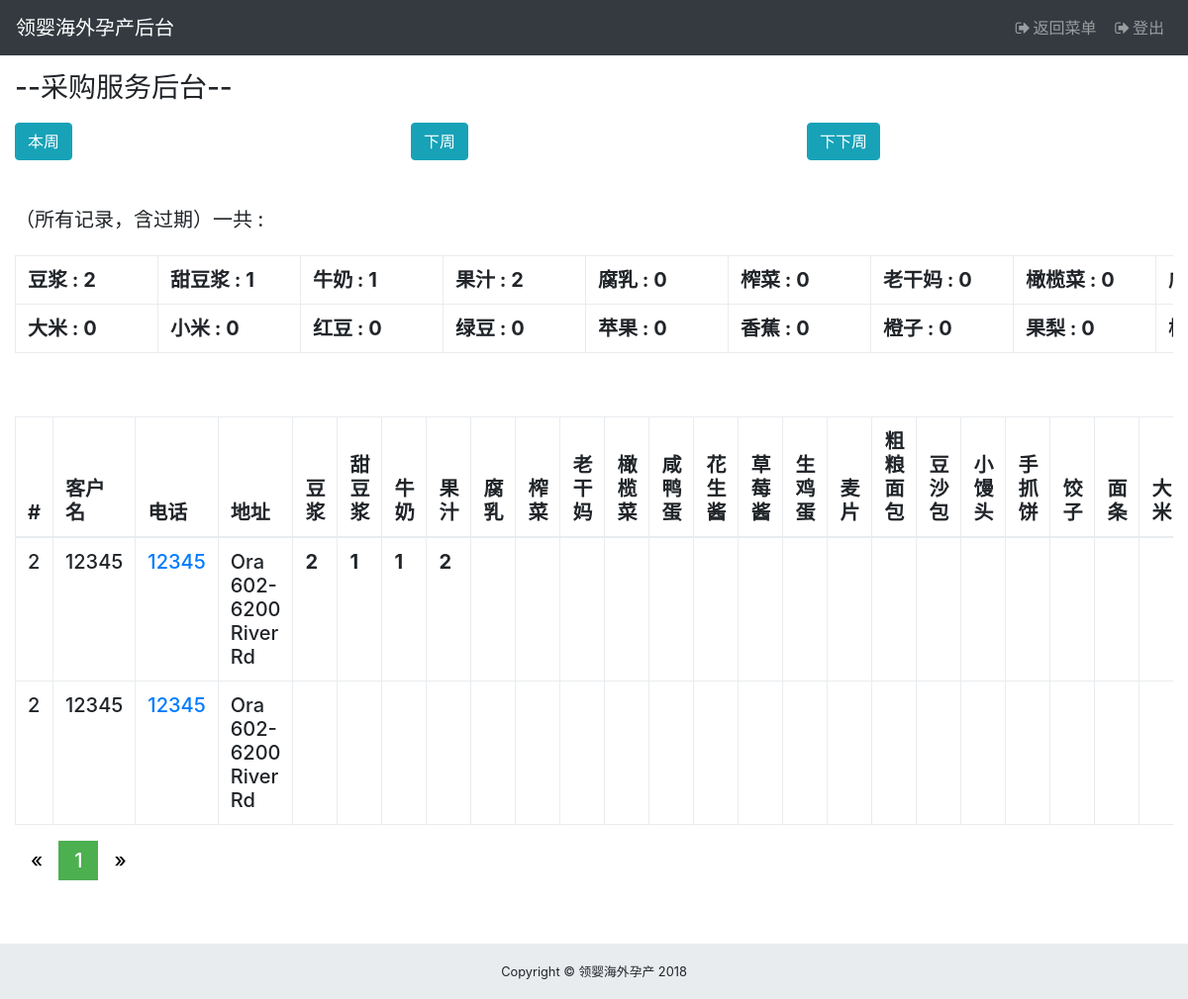
The app's page /admin/admin_purchase.php?pageType=summary (signed in) with its own data.
### tables this page shows
CREATE TABLE `users` (
  `uid` int(5) NOT NULL,
  `username` varchar(10) NOT NULL,
  `phone` bigint(50) NOT NULL,
  `email` varchar(50) NOT NULL,
  `password` varchar(100) NOT NULL,
  `weChat` varchar(50) NOT NULL,
  `timeDeliver` varchar(50) NOT NULL,
  `create_time` date NOT NULL,
  `role` varchar(10) DEFAULT NULL,
  `salt` varchar(6) NOT NULL,
  `address` varchar(100) DEFAULT NULL,
  `flight` int(5) DEFAULT '1',
  `special_medical` int(2) DEFAULT '0',
  `pickup` int(5) DEFAULT NULL,
  `pickupTotal` int(20) DEFAULT NULL,
  `medicals` int(5) DEFAULT NULL,
  `medicalsTotal` int(20) DEFAULT NULL,
  `isActive` int(2) DEFAULT NULL
);

CREATE TABLE `purchase_service` (
  `pid` int(10) NOT NULL,
  `user` varchar(10) NOT NULL,
  `serviceToken` varchar(10) NOT NULL,
  `property` varchar(10) NOT NULL,
  `date` datetime NOT NULL,
  `origin_address` varchar(100) NOT NULL,
  `doujiang` int(5) DEFAULT NULL,
  `tiandoujiang` int(5) DEFAULT NULL,
  `niunai` int(5) DEFAULT NULL,
  `guozhi` int(5) DEFAULT NULL,
  `furu` int(5) DEFAULT NULL,
  `zhacai` int(5) DEFAULT NULL,
  `laoganma` int(5) DEFAULT NULL,
  `ganlancai` int(5) DEFAULT NULL,
  `xianyadan` int(5) DEFAULT NULL,
  `huashengjiang` int(5) DEFAULT NULL,
  `caomeijiang` int(5) DEFAULT NULL,
  `shengjidan` int(5) DEFAULT NULL,
  `maipian` int(5) DEFAULT NULL,
  `culiangmianbao` int(5) DEFAULT NULL,
  `doushabao` int(5) DEFAULT NULL,
  `xiaomantou` int(5) DEFAULT NULL,
  `shouzhuabing` int(5) DEFAULT NULL,
  `jiaozi` int(5) DEFAULT NULL,
  `miantiao` int(5) DEFAULT NULL,
  `dami` int(5) DEFAULT NULL,
  `xiaomi` int(5) DEFAULT NULL,
  `hongdou` int(5) DEFAULT NULL,
  `lvdou` int(5) DEFAULT NULL,
  `pingguo` int(5) DEFAULT NULL,
  `xiangjiao` int(5) DEFAULT NULL,
  `chengzi` int(5) DEFAULT NULL,
  `guoli` int(5) DEFAULT NULL,
  `juzi` int(5) DEFAULT NULL,
  `xihongshi` int(5) DEFAULT NULL,
  `bocai` int(5) DEFAULT NULL,
  `digua` int(5) DEFAULT NULL,
  `huanggua` int(5) DEFAULT NULL,
  `tudou` int(5) DEFAULT NULL,
  `you` int(5) DEFAULT NULL,
  `yan` int(5) DEFAULT NULL,
  `jiang` int(5) DEFAULT NULL,
  `cu` int(5) DEFAULT NULL,
  `tang` int(5) DEFAULT NULL,
  `locker` int(2) DEFAULT NULL,
  `finish` int(2) DEFAULT NULL
);

### admin/model/admin.purchase.php (the view, shortened to what this page needs)
<?php if(!defined('In_System')) exit("Access Denied");
Class Purchase{
    public $time = "";
    public $itemList = ["doujiang","tiandoujiang","niunai","guozhi","furu","zhacai","laoganma","ganlancai","xianyadan","huashengjiang","caomeijiang","shengjidan","maipian","culiangmianbao","doushabao","xiaomantou","shouzhuabing","jiaozi","miantiao","dami","xiaomi","hongdou","lvdou","pingguo","xiangjiao","chengzi","guoli","juzi","xihongshi","bocai","digua","huanggua","tudou","you","yan","jiang","cu","tang"];
    public $itemChineseList = ["豆浆","甜豆浆","牛奶","果汁","腐乳","榨菜","老干妈","橄榄菜","咸鸭蛋","花生酱","草莓酱","生鸡蛋","麦片","粗粮面包","豆沙包","小馒头","手抓饼","饺子","面条","大米","小米","红豆","绿豆","苹果","香蕉","橙子","果梨","橘子","西红柿","菠菜","地瓜","黄瓜","土豆","油","盐","酱","醋","糖"];
    public $table = "purchase_service INNER JOIN users ON users.salt=purchase_service.user";
    public $rawStates = "users.uid,users.username,users.phone,users.address,purchase_service.date,purchase_service.property,purchase_service.origin_address";
    public $completeStates = "";
    public function generateState() {
        $size = sizeof($this->itemList);
        $this->completeStates = $this->completeStates . $this->rawStates;
        while ($size>0){
            $this->completeStates = $this->completeStates . ",purchase_service." . $this->itemList[$size-1];
            $size--;
        }
    }
    public function summary(){
        $query="SELECT ". $this->completeStates." from ".$this->table. " ORDER BY purchase_service.pid DESC";
        $this->time = "（所有记录，含过期）";
        $size = sizeof($this->itemList);
        $totalString = "select sum(doujiang)";
        $i = 1;
        while ($i<$size){
            $totalString = $totalString . ",sum(" . $this->itemList[$i] . ")";
            $i++;
        }
        $totalString = $totalString . " from ".$this->table;
        $this->showResult($query, $totalString);
    }
    public function showResult($query,$totalQuery) {
        $pageString="";
        $size = sizeof($this->itemList);
        $tableString ="<br/><br/>
        <div class=\"table-responsive\">
        <table class=\"table table-bordered\">
        <thead>
        <tr>
            <th>#</th>
            <th>客户名</th>
            <th>电话</th>
            <th>地址</th>";
            for ($i = 0; $i<$size; $i++) {
                $tableString = $tableString . "<th>" . $this->itemChineseList[$i] ."</th>";
            }
        $tableString= $tableString . "</tr>
                        </thead>
                        <tbody>";
        global $mysqli;
        $limit      = ( isset( $_GET['limit'] ) ) ? $_GET['limit'] : 10;
        $page       = ( isset( $_GET['page'] ) ) ? $_GET['page'] : 1;
        $links      = ( isset( $_GET['links'] ) ) ? $_GET['links'] : 3;
        $Paginator  = new Paginator( $mysqli, $query);
        $result    = $Paginator->getData( $limit, $page);
        $rs = $mysqli->query( $totalQuery );
        $row2 = $rs->fetch_assoc();
		if(sizeof($result->data) > 0){
            foreach($result->data as $Summary){
                $row = "
                    <tr>
                        <td>".$Summary['uid']."</td>
                        <td>".$Summary['username']."</td>
                        <td><a href=\"tel:".$Summary['phone']."\">".$Summary['phone']."</a></td>
                        <td>".$Summary['address']."</td>";
                for ($i = 0; $i<$size; $i++) {
                    if ($Summary[$this->itemList[$i]] == 0) {
                        $row = $row . "<th></th>";
                    }
                    else $row = $row . "<th>" . $Summary[$this->itemList[$i]] ."</th>";
                }
                $row = $row . "</tr>";
            $tableString=$tableString.$row;
            }
            $tableString=$tableString.
            "</tbody>
            </table>
            </div>";
            $pageType = $_GET['pageType'];
        $sumString ="<br/><br/>
        <div class=\"table-responsive\">
        <table class=\"table table-bordered\">
        <tbody>
        <tr>";
            for ($i = 0; $i<19; $i++) {
                $sumString = $sumString . "<th style='min-width:8rem'>" . $this->itemChineseList[$i] ." : ". $row2['sum(' . $this->itemList[$i] . ')']."</th>";
            }
            $sumString = $sumString ."</tr><tr>";
            for ($i = 19; $i<$size; $i++) {
                $sumString = $sumString . "<th style='min-width:9rem'>" . $this->itemChineseList[$i] ." : ". $row2['sum(' . $this->itemList[$i] . ')']."</th>";
            }
            $sumString= $sumString . "</tr>
                        </tbody>
                        </table>
                        </div>";
            $printString = "<br/><h5>" . $this->time ."一共 :";
            echo $printString;
            echo $sumString;
             $pageString=$Paginator->createLinks($pageType,$links, 'pagination pagination-sm');
            }else{
            $tableString=$tableString."</table></div><br/>";
        }
        echo $tableString;
        echo $pageString;
    }
}?>

### css/sb-admin.css (style rules this page uses)
html { position: relative; min-height: 100%; }
body { overflow-x: hidden; }

### records on screen
users: uid "2 2", username "12345 12345", phone "12345 12345", address "Ora 602-6200 River Rd Ora 602-6200 River Rd"
purchase_service: doujiang "2 1 1 2"

### other values on screen
$this->time "（所有记录，含过期）"
$this->itemChineseList[$i] "豆浆 甜豆浆 牛奶 果汁 腐乳 榨菜 老干妈 橄榄菜"
$row2['sum(' . $this->itemList[$i] . ')'] "2 1 1 2 0 0 0 0"
$this->itemChineseList[$i] "大米 小米 红豆 绿豆 苹果 香蕉 橙子 果梨"
$row2['sum(' . $this->itemList[$i] . ')'] "0 0 0 0 0 0 0 0"
$this->itemChineseList[$i] "豆浆 甜豆浆 牛奶 果汁 腐乳 榨菜 老干妈 橄榄菜 咸鸭蛋 花生酱 草莓酱 生鸡蛋 麦片 粗粮面包 豆沙包 小馒头 手抓饼 饺子 面条 大米"
